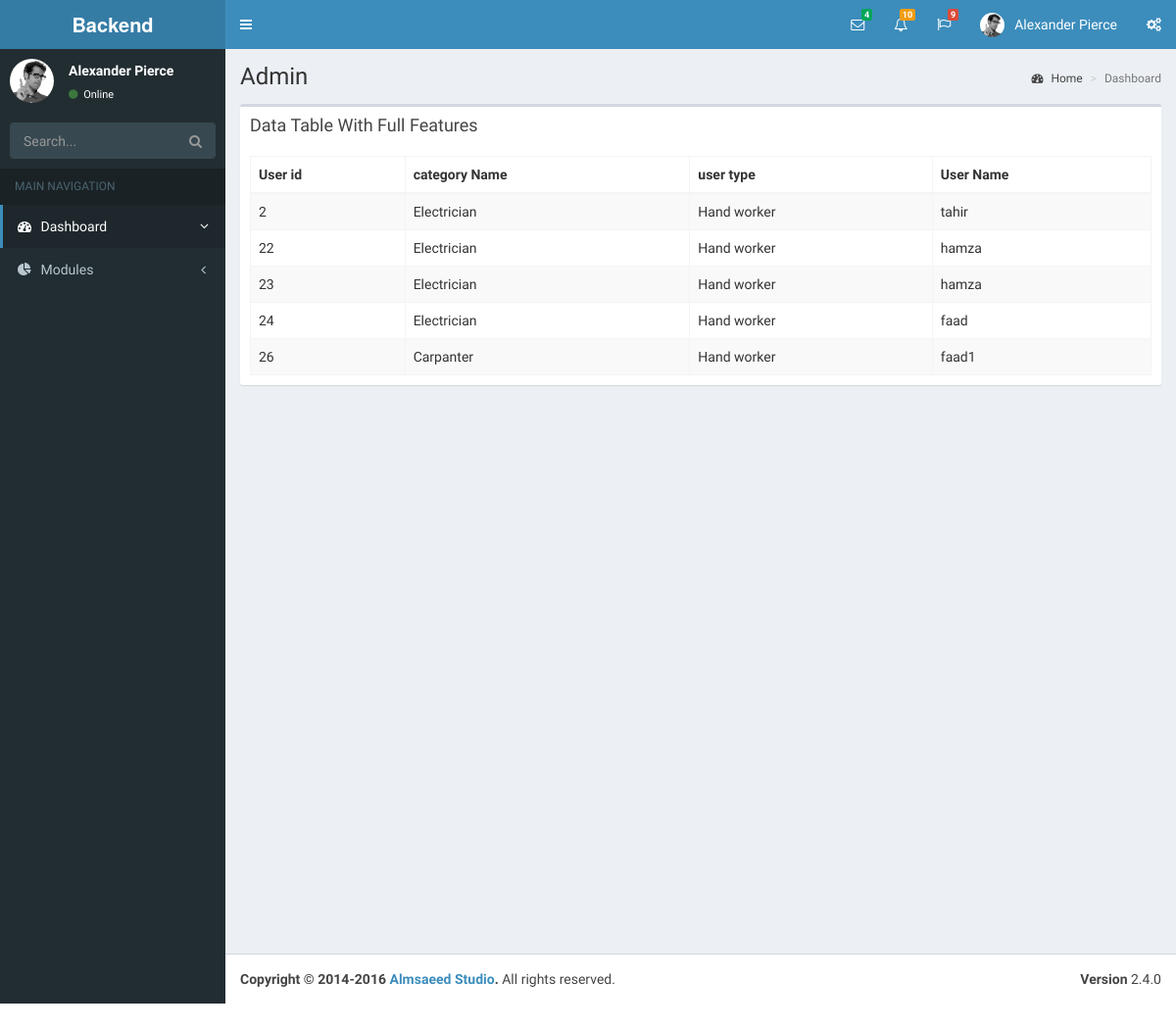
Page /backend/hw_view.php on the committed database.
### tables this page shows
CREATE TABLE `user` (
  `user_id` int(11) NOT NULL,
  `category_id` int(11) NOT NULL,
  `sub_category_id` int(11) NOT NULL,
  `user_type` enum('Admin','Hand worker','Customer') NOT NULL,
  `user_name` varchar(30) NOT NULL,
  `user_image` varchar(250) NOT NULL,
  `user_email` varchar(30) NOT NULL,
  `user_pass` varchar(30) NOT NULL,
  `user_contact` varchar(30) NOT NULL,
  `user_address` varchar(30) NOT NULL,
  `date` timestamp NOT NULL DEFAULT CURRENT_TIMESTAMP
);

CREATE TABLE `category` (
  `category_id` int(11) NOT NULL,
  `category_name` varchar(30) NOT NULL
);

### mysql/MysqliDb.php (called while the page is built, shortened)
<?php
class MysqliDb
{
    public static $prefix = '';
    protected $_mysqli;
    protected $_query;
    protected $_queryOptions = array();
    protected $_orderBy = array();
    protected $_groupBy = array();
    protected $_bindParams = array('');
    protected $host;
    protected $socket;
    protected $_username;
    protected $_password;
    protected $db;
    protected $port;
    protected $charset;
    public $returnType = 'array';
    protected $_nestJoin = false;
    private $_tableName = '';
    protected $_mapKey = null;
    public function __construct($host = null, $username = null, $password = null, $db = null, $port = null, $charset = 'utf8', $socket = null)
    {
        $isSubQuery = false;
        if (is_object($host)) {
            $this->_mysqli = $host;
        } else
            if(is_string($host)) {
                $this->host = $host;
            }
        $this->_username = $username;
        $this->_password = $password;
        $this->db = $db;
        $this->port = $port;
        $this->charset = $charset;
        $this->socket = $socket;
    }
    public function connect()
    {
        $this->_mysqli = new mysqli($this->host, $this->_username, $this->_password, $this->db, $this->port, $this->socket);
        if ($this->charset) {
            $this->_mysqli->set_charset($this->charset);
        }
    }
    public function mysqli()
    {
        return $this->_mysqli;
    }
    protected function reset()
    {
        $this->_orderBy = array();
        $this->_groupBy = array();
        $this->_bindParams = array('');
        $this->_query = null;
        $this->_queryOptions = array();
        $this->returnType = 'array';
        $this->_nestJoin = false;
        $this->_forUpdate = false;
        $this->_lockInShareMode = false;
        $this->_tableName = '';
        $this->_updateColumns = null;
        $this->_mapKey = null;
    }
    public function get($tableName, $numRows = null, $columns = '*')
    {
        $column = is_array($columns) ? implode(', ', $columns) : $columns;
        if (strpos($tableName, '.') === false) {
            $this->_tableName = self::$prefix . $tableName;
        } else {
            $this->_tableName = $tableName;
        }
        $this->_query = 'SELECT ' . implode(' ', $this->_queryOptions) . ' ' .
            $column . " FROM " . $this->_tableName;
        $stmt = $this->_buildQuery($numRows);
        $stmt->execute();
        $res = $this->_dynamicBindResults($stmt);
        return $res;
    }
    public function getOne($tableName, $columns = '*')
    {
        $res = $this->get($tableName, 1, $columns);
        if ($res instanceof MysqliDb) {
            return $res;
        } elseif (is_array($res) && isset($res[0])) {
            return $res[0];
        } elseif ($res) {
            return $res;
        }
        return null;
    }
    protected function _determineType($item)
    {
        switch (gettype($item)) {
            case 'NULL':
            case 'string':
                return 's';
                break;
            case 'boolean':
            case 'integer':
                return 'i';
                break;
        }
        return '';
    }
    protected function _bindParam($value)
    {
        $this->_bindParams[0] .= $this->_determineType($value);
        array_push($this->_bindParams, $value);
    }
    protected function _buildPair($operator, $value)
    {
        if (!is_object($value)) {
            return ' ' . $operator . ' ? ';
        }
        $subQuery = $value->getSubQuery();
        return " " . $operator . " (" . $subQuery['query'] . ") " . $subQuery['alias'];
    }
    protected function _buildQuery($numRows = null, $tableData = null)
    {
        $stmt = $this->_prepareQuery();
        if (count($this->_bindParams) > 1) {
            call_user_func_array(array($stmt, 'bind_param'), $this->refValues($this->_bindParams));
        }
        return $stmt;
    }
    protected function _dynamicBindResults(mysqli_stmt $stmt)
    {
        $parameters = array();
        $results = array();
        $mysqlLongType = 252;
        $shouldStoreResult = false;
        $meta = $stmt->result_metadata();
        $row = array();
        while ($field = $meta->fetch_field()) {
            if ($this->_nestJoin && $field->table != $this->_tableName) {
                $field->table = substr($field->table, strlen(self::$prefix));
                $row[$field->table][$field->name] = null;
                $parameters[] = & $row[$field->table][$field->name];
            } else {
                $row[$field->name] = null;
                $parameters[] = & $row[$field->name];
            }
        }
        call_user_func_array(array($stmt, 'bind_result'), $parameters);
        while ($stmt->fetch()) {
            if ($this->returnType == 'object') {
                $result = new stdClass ();
                foreach ($row as $key => $val) {
                    if (is_array($val)) {
                        $result->$key = new stdClass ();
                        foreach ($val as $k => $v) {
                            $result->$key->$k = $v;
                        }
                    } else {
                        $result->$key = $val;
                    }
                }
            } else {
                $result = array();
                foreach ($row as $key => $val) {
                    if (is_array($val)) {
                        foreach ($val as $k => $v) {
                            $result[$key][$k] = $v;
                        }
                    } else {
                        $result[$key] = $val;
                    }
                }
            }
            if ($this->_mapKey) {
                $results[$row[$this->_mapKey]] = count($row) > 2 ? $result : end($result);
            } else {
                array_push($results, $result);
            }
        }
        return $results;
    }
    protected function _buildCondition($operator, &$conditions)
    {
        if (empty($conditions)) {
            return;
        }
        $this->_query .= ' ' . $operator;
        foreach ($conditions as $cond) {
            list ($concat, $varName, $operator, $val) = $cond;
            $this->_query .= " " . $concat . " " . $varName;
            switch (strtolower($operator)) {
                default:
                    if (is_array($val)) {
                        $this->_bindParams($val);
                    } elseif ($val === null) {
                        $this->_query .= ' ' . $operator . " NULL";
                    } elseif ($val != 'DBNULL' || $val == '0') {
                        $this->_query .= $this->_buildPair($operator, $val);
                    }
            }
        }
    }
    protected function _buildGroupBy()
    {
        if (empty($this->_groupBy)) {
            return;
        }
        $this->_query .= " GROUP BY ";
        $this->_query = rtrim($this->_query, ', ') . " ";
    }
    protected function _buildOrderBy()
    {
        if (empty($this->_orderBy)) {
            return;
        }
        $this->_query .= " ORDER BY ";
        $this->_query = rtrim($this->_query, ', ') . " ";
    }
    protected function _buildLimit($numRows)
    {
        if (!isset($numRows)) {
            return;
        }
        if (is_array($numRows)) {
            $this->_query .= ' LIMIT ' . (int) $numRows[0] . ', ' . (int) $numRows[1];
        } else {
            $this->_query .= ' LIMIT ' . (int) $numRows;
        }
    }
    protected function _prepareQuery()
    {
        if (!$stmt = $this->mysqli()->prepare($this->_query)) {
            $msg = $this->mysqli()->error . " query: " . $this->_query;
            $num = $this->mysqli()->errno;
            $this->reset();
            throw new Exception($msg, $num);
        }
        return $stmt;
    }
    protected function refValues(array &$arr)
    {
        if (strnatcmp(phpversion(), '5.3') >= 0) {
            $refs = array();
            foreach ($arr as $key => $value) {
                $refs[$key] = & $arr[$key];
            }
            return $refs;
        }
        return $arr;
    }
    protected function replacePlaceHolders($str, $vals)
    {
        $i = 1;
        $newStr = "";
        while ($pos = strpos($str, "?")) {
            $val = $vals[$i++];
            $newStr .= substr($str, 0, $pos) . "'" . $val . "'";
            $str = substr($str, $pos + 1);
        }
        $newStr .= $str;
        return $newStr;
    }
}

### config.php (called while the page is built, shortened)
<?php
   require_once ('mysql/MysqliDb.php');
   $db2 = new MysqliDb (DB_SERVER, DB_USERNAME, DB_PASSWORD, DB_DATABASE);
?>

### backend/hw_view.php (the view, shortened to what this page needs)
<?php $baseurl = "http://localhost/handworker/backend/assets/";  ?>
 <?php include "header.php";
 include '../config.php';
$db2->where('user_type', 'Hand worker');
$users = $db2->get('user');
 ?>
  <aside class="main-sidebar">
    <section class="sidebar">
      <div class="user-panel">
        <div class="pull-left image">
          <img src="<?php echo $baseurl;  ?>dist/img/user2-160x160.jpg" class="img-circle" alt="User Image">
        </div>
        <div class="pull-left info">
          <p>Alexander Pierce</p>
          <a href="#"><i class="fa fa-circle text-success"></i> Online</a>
        </div>
      </div>
      <form action="#" method="get" class="sidebar-form">
        <div class="input-group">
          <input type="text" name="q" class="form-control" placeholder="Search...">
          <span class="input-group-btn">
                <button type="submit" name="search" id="search-btn" class="btn btn-flat"><i class="fa fa-search"></i>
                </button>
              </span>
        </div>
      </form>
    <?php include "sidebar.php";  ?>
    </section>
  </aside>
  <div class="content-wrapper">
    <section class="content-header">
      <h1>Admin</h1>
      <ol class="breadcrumb">
        <li><a href="#"><i class="fa fa-dashboard"></i> Home</a></li>
        <li class="active">Dashboard</li>
      </ol>
    </section>
    <section class="content">
    <div class="box">
            <div class="box-header">
              <h3 class="box-title">Data Table With Full Features</h3>
            </div>
            <div class="box-body">
              <table id="example1" class="table table-bordered table-striped">
                <thead>
                <tr>
                  <th>User id</th>
                  <th>category Name</th>
                  <th>user type</th>
                  <th>User Name</th>
                </tr>
                </thead>
                <tbody>
                <?php if($users) { foreach ($users as $user){
                  $db2->where('category_id',$user['category_id']);
                  $category = $db2->getone('category');
                  ?>
                <tr>
                <td><?php echo $user['user_id'] ?></td>
                  <td><?php echo $category['category_name'] ?></td>
                  <td><?php echo $user['user_type'] ?></td>
                  <td><?php echo $user['user_name'] ?></td>
                </tr>
                <?php  } } ?>
              </table>
            </div>
          </div>
    </section>
  </div>
  <footer class="main-footer">
    <div class="pull-right hidden-xs">
      <b>Version</b> 2.4.0
    </div>
    <strong>Copyright &copy; 2014-2016 <a href="https://adminlte.io">Almsaeed Studio</a>.</strong> All rights
    reserved.
  </footer>
</div>
</body>
</html>

### rows in the picture
user: user_id "2", category.category_name "Electrician", user_type "Hand worker", user_name "tahir"
user: user_id "22", category.category_name "Electrician", user_type "Hand worker", user_name "hamza"
user: user_id "23", category.category_name "Electrician", user_type "Hand worker", user_name "hamza"
user: user_id "24", category.category_name "Electrician", user_type "Hand worker", user_name "faad"
user: user_id "26", category.category_name "Carpanter", user_type "Hand worker", user_name "faad1"
